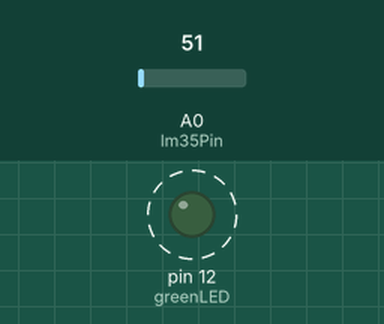
The sketch below on a simulated Arduino Uno, built for the host (arithmetic inside an expression is 32-bit, double 64-bit). On the bench: output pins drawn as LEDs (lit = HIGH). Dashed ring = blinking. Inputs (shaded band) come from the test bench; at power-on: A0 (lm35Pin) = 51. What the sketch prints to the serial monitor is not drawn.

Above: at 0.11 s.
Timing chart, 0 to 3.0 s (numbered marks = the images above):
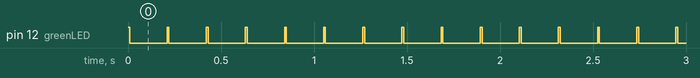

The sketch:

my_serial_master.ino
```cpp
//Transmitter Code
// https://www.circuitbasics.com/wired-communication-between-two-arduinos/

 #include <SoftwareSerial.h>
 SoftwareSerial link(2, 3); // Rx, Tx
 byte lm35Pin = A0;
 float lm35V = 0;
 float tempC = 0;
 byte greenLED = 12;
 char text[20] ;
 char charVal[6];
  ////////////////////////////////////
  void setup()
  {
    link.begin(9600);
    Serial.begin(9600);
    pinMode(greenLED, OUTPUT);
  }
  ///////////////////////////////////////////
  void loop()
  {
   strcat(text, "Temp is: "); //append to empty string
   digitalWrite(greenLED, HIGH);
   delay(10);
   digitalWrite(greenLED, LOW);
   lm35V = analogRead(lm35Pin);
   tempC = (lm35V/1023) * 500;
   //this is a float we want it as a c-string:
   dtostrf(tempC, 5, 1, charVal);
   //5 is min width, 1 is precision; float value is copied to charVal
   strcat(text, charVal); //append the value
   text[16] = 0; //terminate the cstring
   strcat(text, "C");  //append a C
   Serial.println(text); //print to local screen for debug
   link.println(text);

   delay(200);
  }
  ////////////////////////////////////////////////////
```

Measured:
- by itself, pin 12 (greenLED): alternates HIGH for 0.01 s and LOW for 0.20 s
